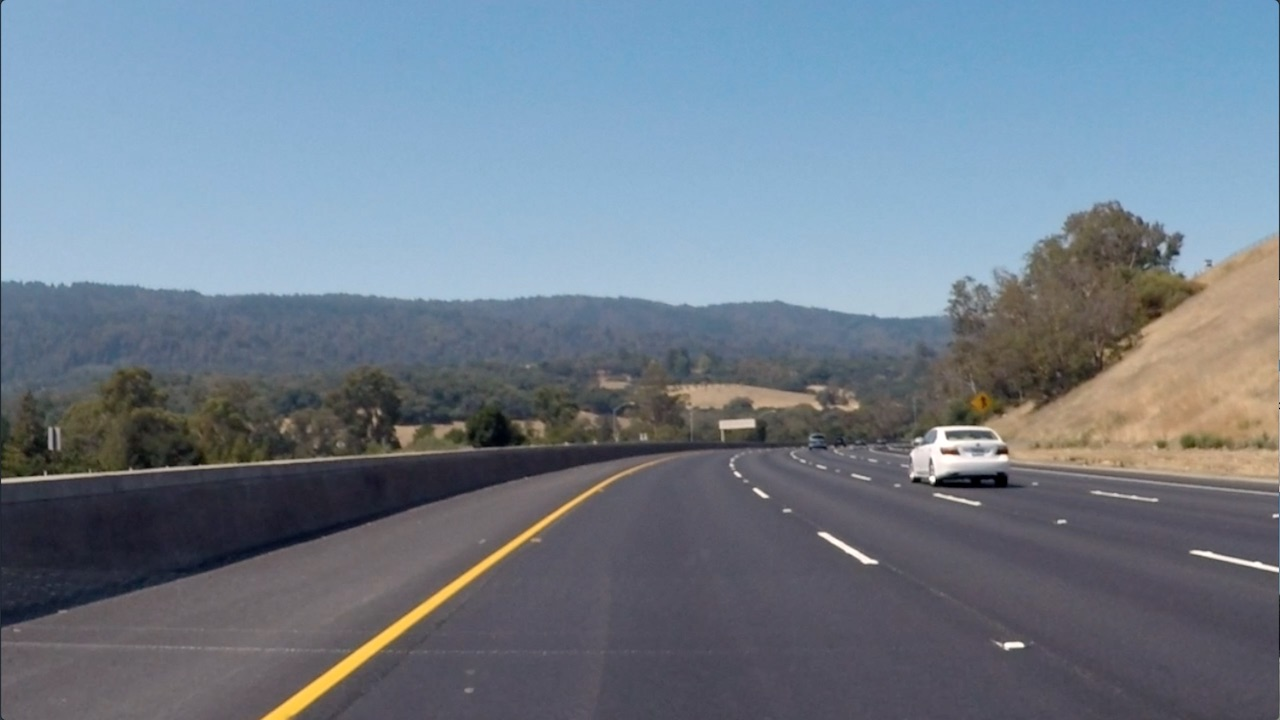
#> input picture deep-learning-v2-pytorch-master/convolutional-neural-networks/conv-visualization/data/curved_lane.jpg, 1280 x 720 px
$ jupyter execute custom_filters.ipynb   (shell and % lines are left out)
#> lines starting #> are read from the running program, lines starting #| are printed output that depends on the picture
# Creating a Filter, Edge Detection

### Import resources and display image

[cell 1]
import matplotlib.pyplot as plt
import matplotlib.image as mpimg

import cv2
import numpy as np


# Read in the image
image = mpimg.imread('data/curved_lane.jpg')
#> image is the input picture: shape (720, 1280, 3); mean R, G, B 112.1, 125, 138.7

plt.imshow(image)

### Convert the image to grayscale

[cell 2]
# Convert to grayscale for filtering
gray = cv2.cvtColor(image, cv2.COLOR_RGB2GRAY)
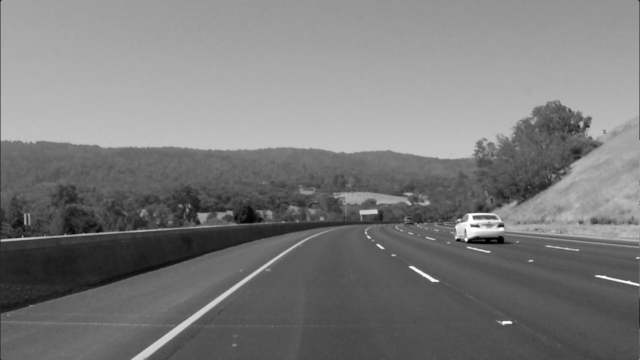
#> gray: shape (720, 1280) (shown at 1/2 size); min 0, max 255, mean 122.7

plt.imshow(gray, cmap='gray')

### TODO: Create a custom kernel

Below, you've been given one common type of edge detection filter: a Sobel operator.

The Sobel filter is very commonly used in edge detection and in finding patterns in intensity in an image. Applying a Sobel filter to an image is a way of **taking (an approximation) of the derivative of the image** in the x or y direction, separately. The operators look as follows.  **And why this is important, because what you are trying to find is the quickest rate of change in terms of picture contrasts.  The idea is that you can often find image boundaries by locating areas of steep contrast (whether it be in color or intensity)**.

**It's up to you to create a Sobel x operator and apply it to the given image.**

For a challenge, see if you can put the image through a series of filters: first one that blurs the image (takes an average of pixels), and then one that detects the edges.

### What the cv2.filter2D function does (Ugochi)

**See this great reference**: https://setosa.io/ev/image-kernels/

The reference shows you better how the filters are applied.  You can ignore the text below.

There is a reference pixel (the one in the center of the filter). The reference pixel is the pixel that we are trying to calculate the new value for. To calculate the new value for the pixel we multiple the values in each cell of the filter, with value of the pixel the filter is overlapping.  Then we add all the values together, and that is the new value of the reference pixel. We then move the filter over to the next pixel, and do the process over again.

In cases where the filter is on the edges (so not all the filter value overlay a pixel value), there are techniques, like padding (add zeros pixel to the images) or cropping the picture, so that so that filter can overlay.

This whole process of applying a filter on an image is called a convolution.  It is a way highlight specific types of information in an image, and reducing other information/noise.

[cell 3]
# Create a custom kernel

# 3x3 array for edge detection
sobel_y = np.array([
                    [ -1, -2, -1],
                    [ 0, 0, 0],
                    [ 1, 2, 1]
                ])


# Filter the image using filter2D, which has inputs: (grayscale image, bit-depth, kernel)
filtered_image_y = cv2.filter2D(gray, -1, sobel_y)
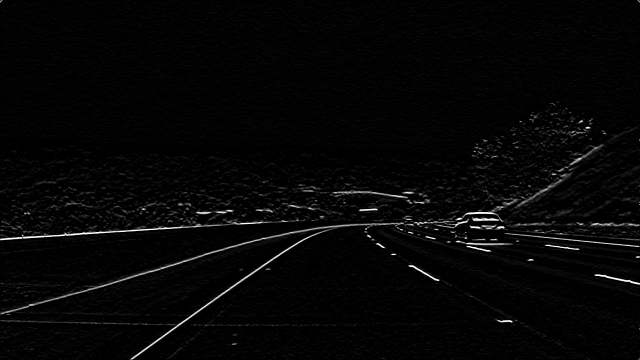
#> filtered_image_y: shape (720, 1280) (shown at 1/2 size); min 0, max 255, mean 5.9

plt.imshow(filtered_image_y, cmap='gray')

[cell 4]
filtered_image_y.shape

## Sorbel X Filter

This filter finds the vertical edges.

[cell 5]
sobel_x = np.array([
                    [ -1, 0, 1],
                    [ -2, 0, 2],
                    [ -1, 0, 1]
                ])

## TODO: Create and apply a Sobel x operator


# Filter the image using filter2D, which has inputs: (grayscale image, bit-depth, kernel)
filtered_image_x = cv2.filter2D(gray, -1, sobel_x)

plt.imshow(filtered_image_x, cmap='gray')

## What if I used ratios for the filter?

[cell 6]
sobeld_x = np.array([
                    [ -0.25, 0, 0.25],
                    [ -0.50, 0, 0.50],
                    [ -0.25, 0, 0.25]
                ])

## TODO: Create and apply a Sobel x operator


# Filter the image using filter2D, which has inputs: (grayscale image, bit-depth, kernel)
filtered_image_dec_x = cv2.filter2D(gray, -1, sobeld_x)
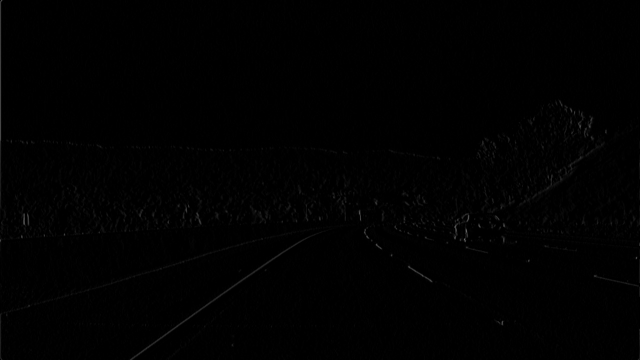
#> filtered_image_dec_x: shape (720, 1280) (shown at 1/2 size); min 0, max 142, mean 1.1

plt.imshow(filtered_image_dec_x, cmap='gray')

## Average Filter

This filter will blur the image.  The filter is called a kernal in the visualization world.

[cell 7]
average = np.array([
                    [ 1, 1, 1],
                    [ 1, 1, 1],
                    [ 1, 1, 1]
                ])

blurred_image = cv2.filter2D(gray, -1, average)
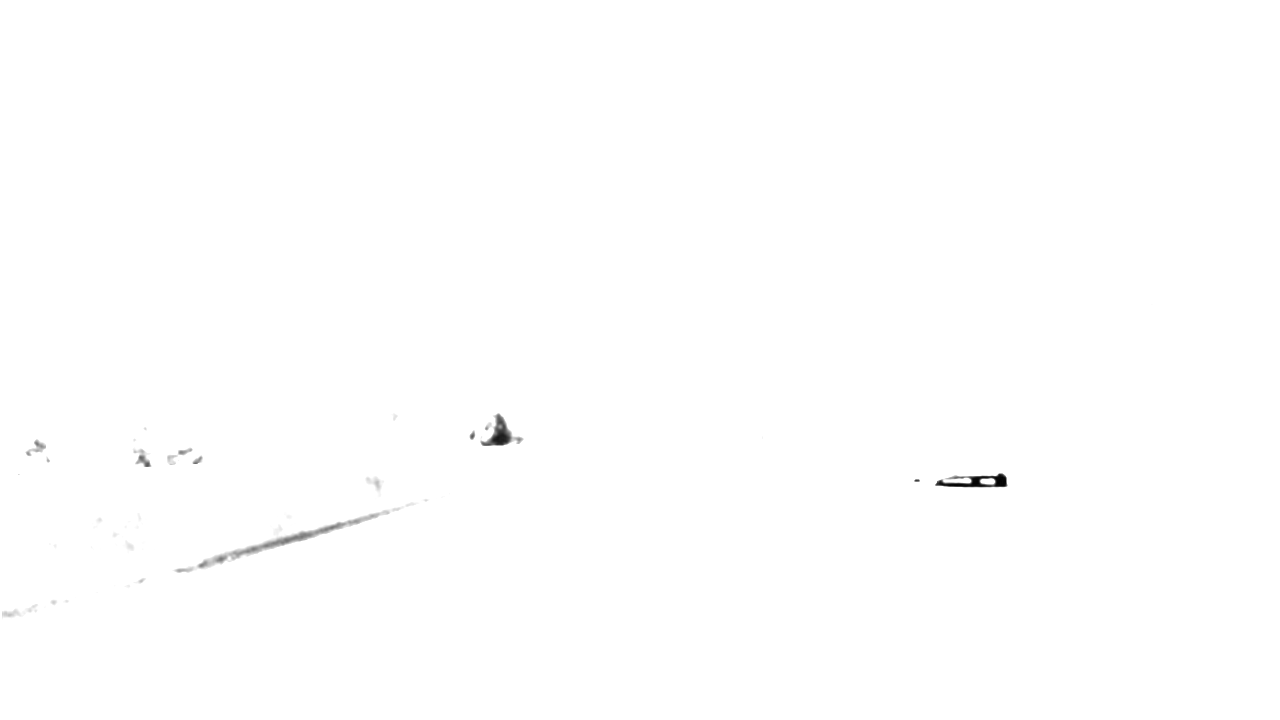
#> blurred_image: shape (720, 1280); min 1, max 255, mean 254.6
plt.imshow(blurred_image, cmap='gray')

[cell 8]
blurred_image = cv2.filter2D(image, -1, average)
#> blurred_image: shape (720, 1280, 3)
plt.imshow(blurred_image, cmap='gray')

$ run again, with deep-learning-v2-pytorch-master/convolutional-neural-networks/conv-visualization/data/bridge_trees_example.jpg copied over deep-learning-v2-pytorch-master/convolutional-neural-networks/conv-visualization/data/curved_lane.jpg
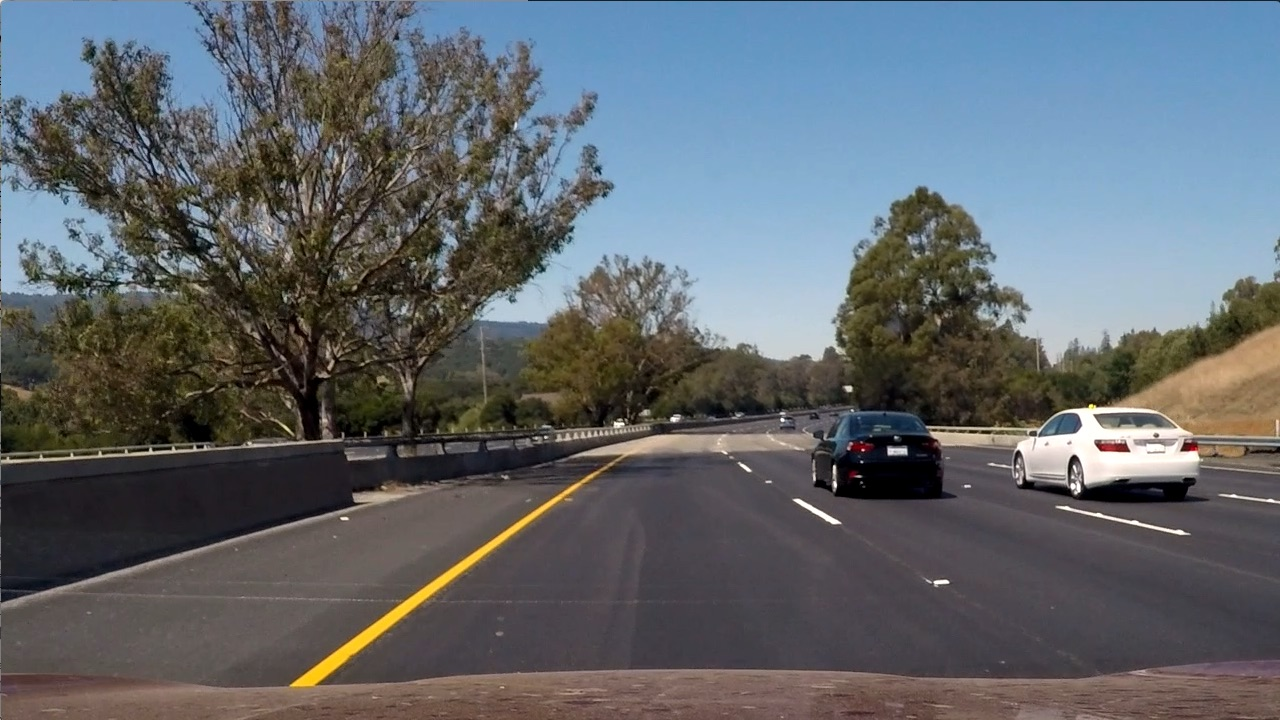
#> input picture deep-learning-v2-pytorch-master/convolutional-neural-networks/conv-visualization/data/bridge_trees_example.jpg, 1280 x 720 px
#> image is the input picture: shape (720, 1280, 3); mean R, G, B 97, 102.6, 107.9
#> `filtered_image_dec_x = cv2.filter2D(gray, -1, sobeld_x)`:
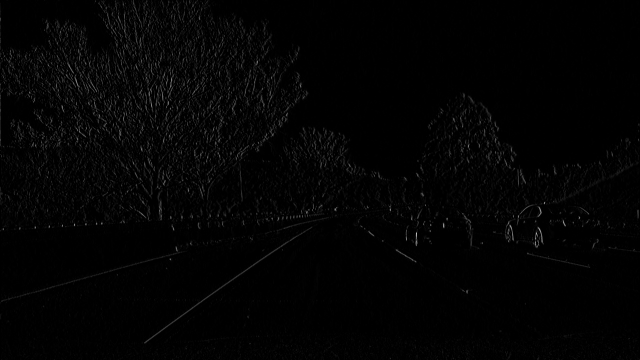
#> filtered_image_dec_x: shape (720, 1280) (shown at 1/2 size); min 0, max 203, mean 3.4
#> `blurred_image = cv2.filter2D(image, -1, average)`:
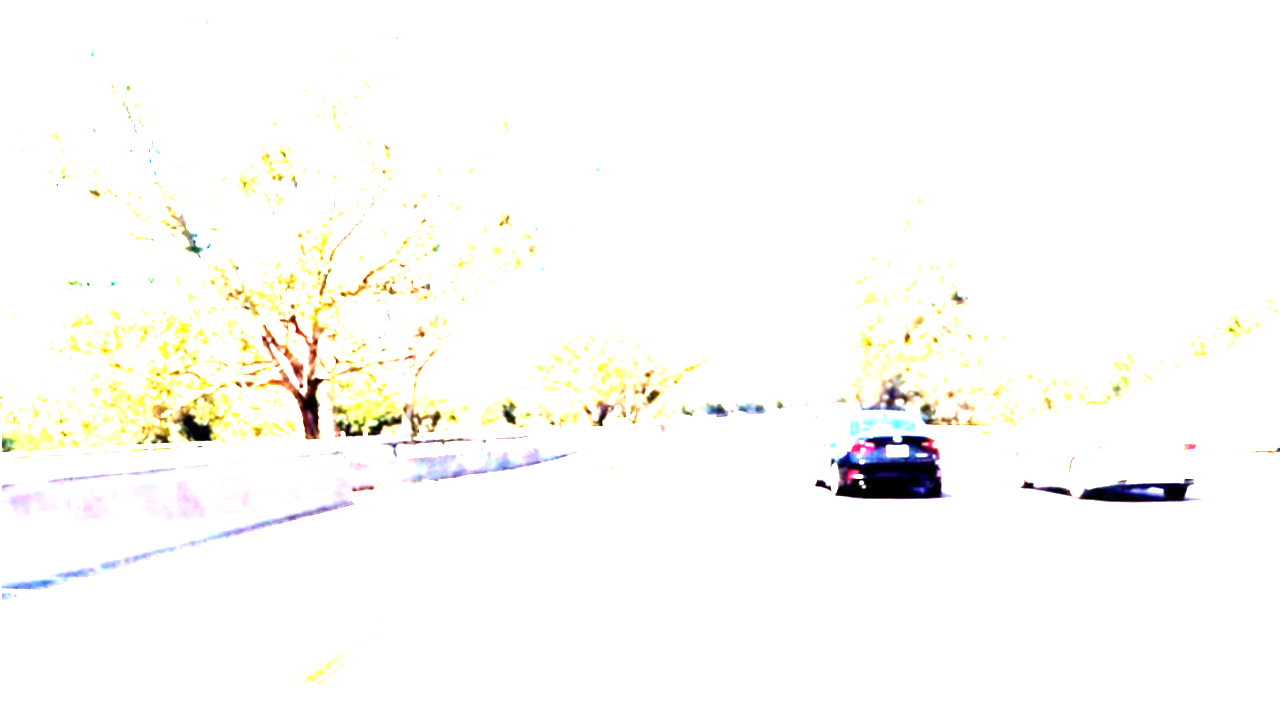
#> blurred_image: shape (720, 1280, 3); mean R, G, B 251.8, 251.1, 248

$ run again, with deep-learning-v2-pytorch-master/convolutional-neural-networks/conv-visualization/data/white_lines.jpg copied over deep-learning-v2-pytorch-master/convolutional-neural-networks/conv-visualization/data/curved_lane.jpg
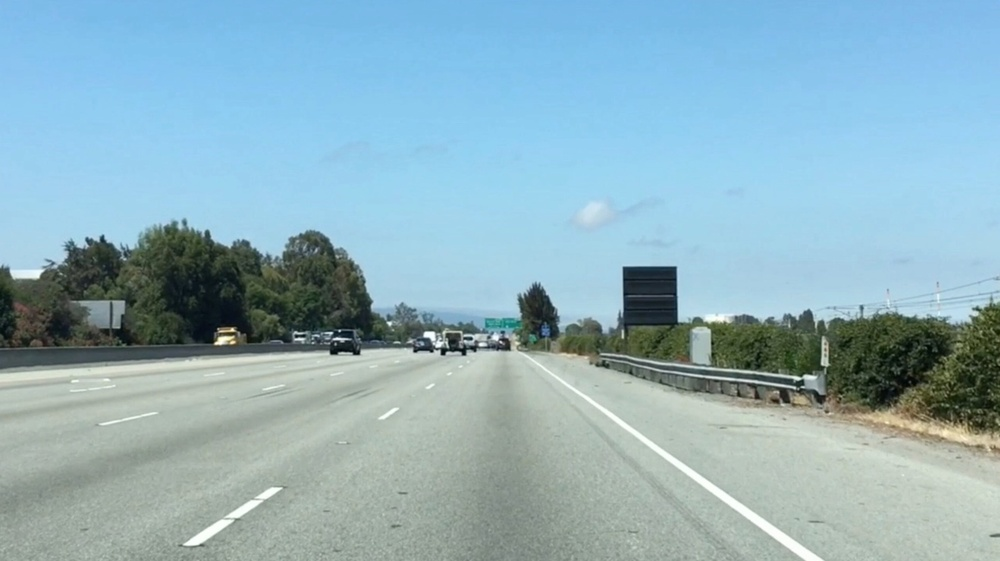
#> input picture deep-learning-v2-pytorch-master/convolutional-neural-networks/conv-visualization/data/white_lines.jpg, 1000 x 561 px, shrunk from 2436 x 1366 before the run
#> image is the input picture: shape (561, 1000, 3); mean R, G, B 143.6, 177.1, 188.4
#> `filtered_image_dec_x = cv2.filter2D(gray, -1, sobeld_x)`:
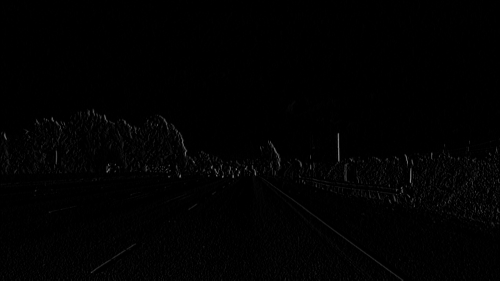
#> filtered_image_dec_x: shape (561, 1000) (shown at 1/2 size); min 0, max 159, mean 1.7
#> `blurred_image = cv2.filter2D(gray, -1, average)`:
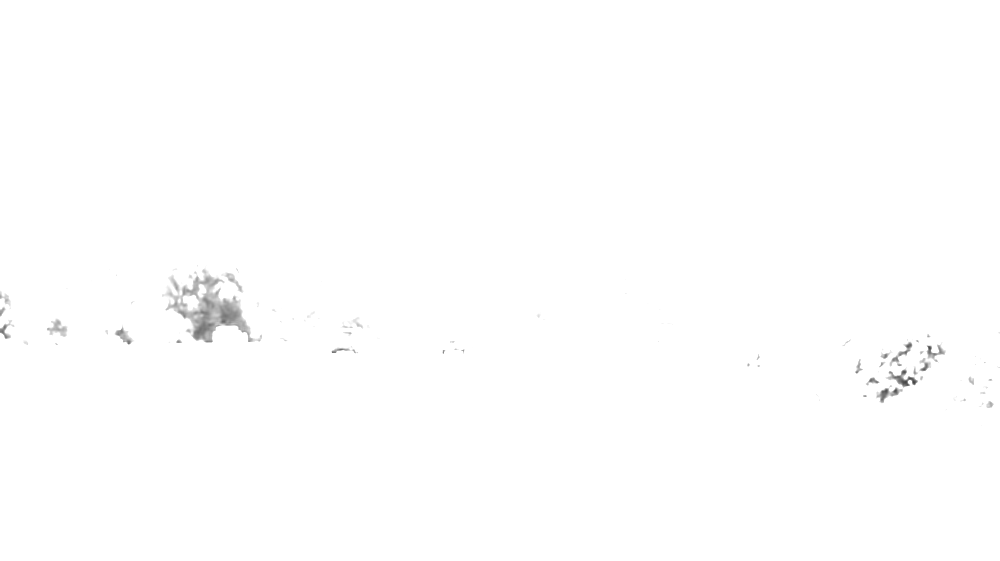
#> blurred_image: shape (561, 1000); min 70, max 255, mean 254.3
